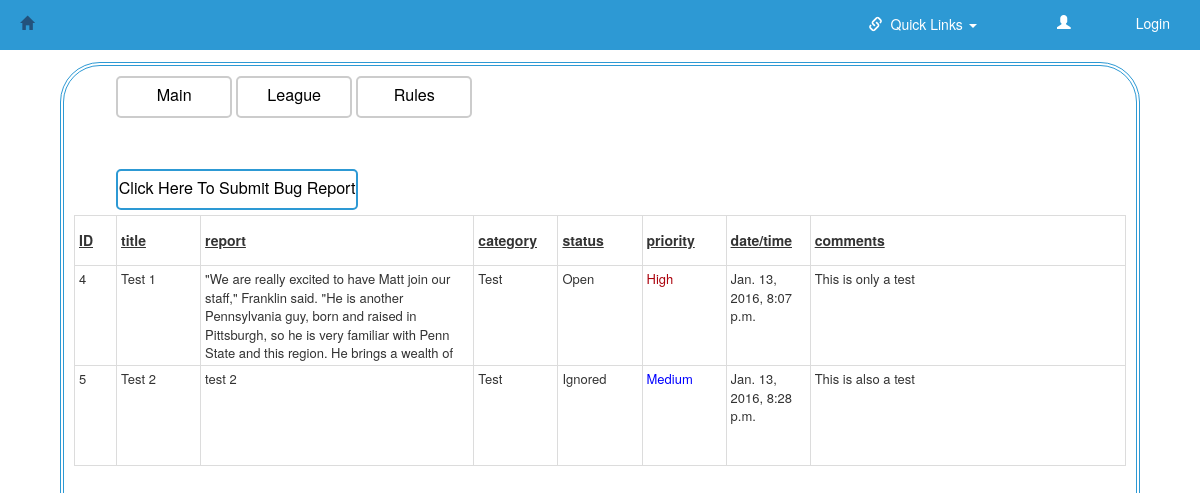
The app's page /bug_tracking with its own data.
### dyno/models.py (models this page shows, shortened)
class Bug(models.Model):
    STATUS_CHOICES = (
        ('Open', 'Open'),
        ('Verified', 'Verified'),
        ('Working', 'Working'),
        ('Testing', 'Testing Solution'),
        ('Fixed', 'Fixed'),
        ('Cannot Replicate', 'Cannot Replicate'),
        ('Unknown', 'Unknown'),
        ('Ignored', 'Ignored')
    )
    PRIORITY_CHOICES = (
        (1, 'Urgent'),
        (2, 'High'),
        (3, 'Medium'),
        (4, 'Low')
    )
    user = models.CharField(max_length=20)
    date = models.DateTimeField()
    os = models.TextField()
    browser = models.TextField()
    resolution = models.CharField(max_length=40)
    other_envirn = models.TextField()
    report = models.TextField()
    title = models.CharField(max_length=40, blank=True)
    category = models.CharField(max_length=100, blank=True)
    status = models.CharField(max_length=40, choices=STATUS_CHOICES, default='Open')
    priority = models.IntegerField(choices=PRIORITY_CHOICES, default=4)
    comments = models.TextField(blank=True)

### dyno/views.py (the view)
# urls.py: url(r'^bug_tracking$', views.bugtrackingpage, name='bug tracking page'),
def bugtrackingpage(request):
    a = Bug.objects.all()
    bug_list = []
    for x in a:
        bug_list.append({'user' : x.user,
                         'date' : x.date,
                         'os' : x.os,
                         'browser' : x.browser,
                         'resolution' : x.resolution,
                         'other_env' : x.other_envirn,
                         'report' : x.report,
                         'title' : x.title,
                         'category' : x.category,
                         'status' : x.status,
                         'priority' : x.priority,
                         'comments' : x.comments,
                         'id' : x.id})
    return render(request, 'admin/bug_tracking.html', {'bug_list' : bug_list})

### templates/admin/bug_tracking.html (shortened to what this page needs)
{% extends 'base.html' %}
{% load staticfiles %}
{% block content %}
    <div class="tab_area" id="second_tab_area">
    </div>
    <div class="tab_area" id="third_tab_area">
        <a href="/new_bug" class="third_tab_button_team" style="width: 25%; border: 2px solid #2d99d4">Click Here To Submit Bug Report</a>
    </div>
    <div id="display_area">
        <div class='bug_tracking_table'>
            <table>
                <thead>
                    <tr style="height: 50px; text-decoration: underline">
                        <th style="width: 4%">ID</th>
                        <th style="width: 8%">title</th>
                        <th style="width: 26%">report</th>
                        <th style="width: 8%">category</th>
                        <th style="width: 8%">status</th>
                        <th style="width: 8%">priority</th>
                        <th style="width: 8%">date/time</th>
                        <th style="width: 30%">comments</th>
                    </tr>
                </thead>
                <tbody>
                    {% for x in bug_list %}
                        <tr style="height: 100px">
                            <td id="bug_tracking_container">
                                <div>{{ x.id }}</div>
                            </td>
                            <td id="bug_tracking_container">
                                <div>{{ x.title }}</div>
                            </td>
                            <td id="bug_tracking_container">
                                <div>{{ x.report }}</div>
                            </td>
                            <td id="bug_tracking_container">
                                <div>{{ x.category }}</div>
                            </td>
                            <td id="bug_tracking_container">
                                <div>{{ x.status }}</div>
                            </td>
                            <td id="bug_tracking_container">
                                {% if x.priority == 1 %}
                                    <div style="color: red">Urgent</div>
                                {% elif x.priority == 2 %}
                                    <div style="color: #ab020c">High</div>
                                {% elif x.priority == 3 %}
                                    <div style="color: #0000ff">Medium</div>
                                {% elif x.priority == 4 %}
                                    <div style="color: #00ff00">Low</div>
                                {% endif %}
                            </td>
                            <td id="bug_tracking_container">
                                <div>{{ x.date }}</div>
                            </td>
                            <td id="bug_tracking_container">
                                <div>{{ x.comments }}</div>
                            </td>
                        </tr>
                    {% endfor %}
                </tbody>
            </table>
        </div>
    </div>
{% endblock %}

### dyno/static/css/dyno.css (style rules this page uses)
.tab_area { height: 6%; padding: 0px 4% 0px 4%; }
#display_area { height: 82%; }
.tab_button, .second_tab_button_league, .second_tab_button_team, .third_tab_button_team, .mini_tab_button_player { height: 90%; vertical-align: middle; color: black; background-color: white; padding-top: 0.55%; border-radius: 5px; border: 2px solid #cccccc; text-align: center; text-decoration: none; display: inline-block; font-size: 1.15em; }
.third_tab_button_team { width: 19.4%; }
.bug_tracking_table { width: 100%; height: 94%; overflow-y: scroll; }
.bug_tracking_table table { border-collapse: collapse; width: 100%; table-layout: fixed; }
.bug_tracking_table td { font-size: small; border: 1px solid #dcdcdc; padding: 4px 4px; }
#bug_tracking_container { height: 50px; }
#bug_tracking_container > div { width: 100%; height: 100%; overflow-y: auto; }
.bug_tracking_table th { border: 1px solid #dcdcdc; padding: 4px 4px; }

### records on screen
Bug: title "Test 1", report "\"We are really excited to have Matt join our staff,\" Franklin said. \"He is another Pennsylvania guy, born and raised in Pittsburgh, so he is very familiar with Penn State and this region. He brings a wealth of…", category "Test", status "Open", date "Jan. 13, 2016, 8:07 p.m.", comments "This is only a test"
Bug: title "Test 2", report "test 2", category "Test", status "Ignored", date "Jan. 13, 2016, 8:28 p.m.", comments "This is also a test"

### other values on screen
{{ x.id }} "4" "5"
